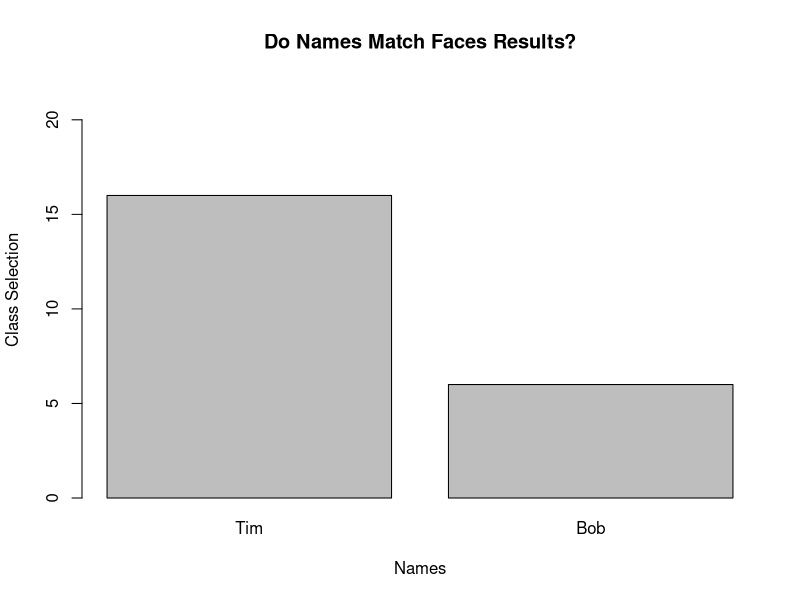
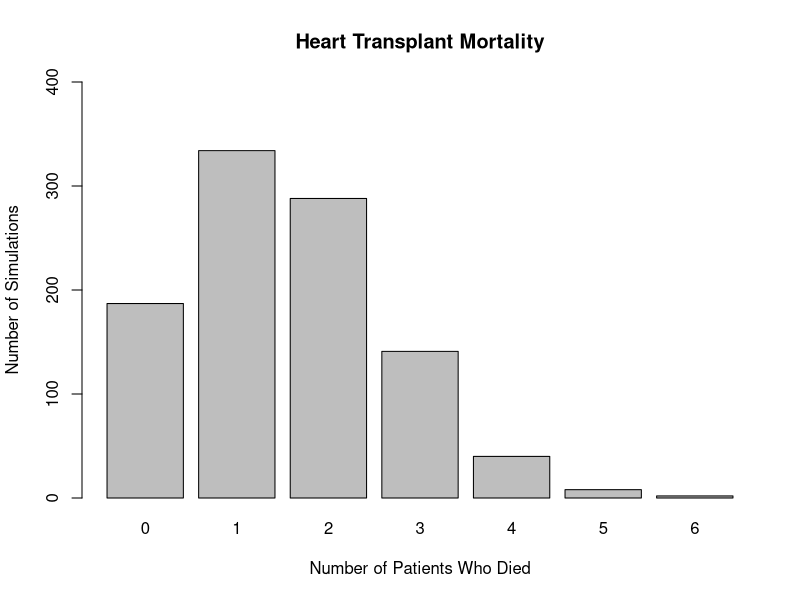

Write R code to recreate these figures, in order.
## ---- chunk 1
#This code is used to create a bar graph, where 16 students chose goatee man and 6 students chose non-goatee man.
H <- c(16,6)
barplot(H, main="Do Names Match Faces Results?", xlab="Names", ylab="Class Selection", names.arg=c("Tim","Bob"),
border="black",ylim = c(0, 22))

## ---- chunk 2
#This code is used to compute the p-value.
Pval <- (1-pbinom(15,22,.5))
## ---- chunk 3
#The first part of this code is used to create a random sample to determine the number of people who would live with a benchmark of 15%, and last part of the code is used to create a bar graph with a sample size of 1000.
sample(0:1, 10, replace=TRUE, prob=c(0.85,0.15))  
heartDATA <-rbinom(1000, 10, .15)
sum(heartDATA>4)

barplot(xtabs(~heartDATA), ylim=c(0,400), main="Heart Transplant Mortality", xlab="Number of Patients Who Died", ylab="Number of Simulations")
## ---- chunk 4
#Compute the number of times when 8 or more patients died.
heartDATA[heartDATA>=8]
## ---- chunk 5
#This code is used to compute the p-value.

Pval1 <- 1-pbinom(7,10,.15)
## ---- chunk 6
#This code is used to create four different methods to compute the p-value.
pbinom(2,10,.85)
## ---- chunk 7
#This code is used to create a random sample with a sample size 1000.
sample(0:1, 361, replace=TRUE, prob=c(0.15,0.85))  
heartDATA <-rbinom(1000, 361, .15)
HD <-sum(heartDATA>=71)
## ---- chunk 8
sessionInfo()
